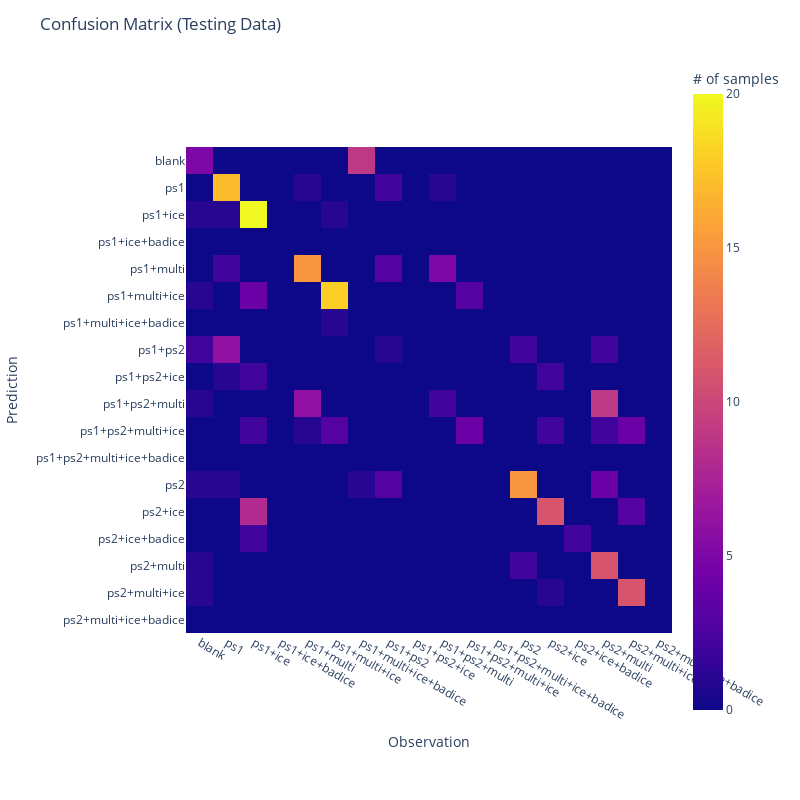
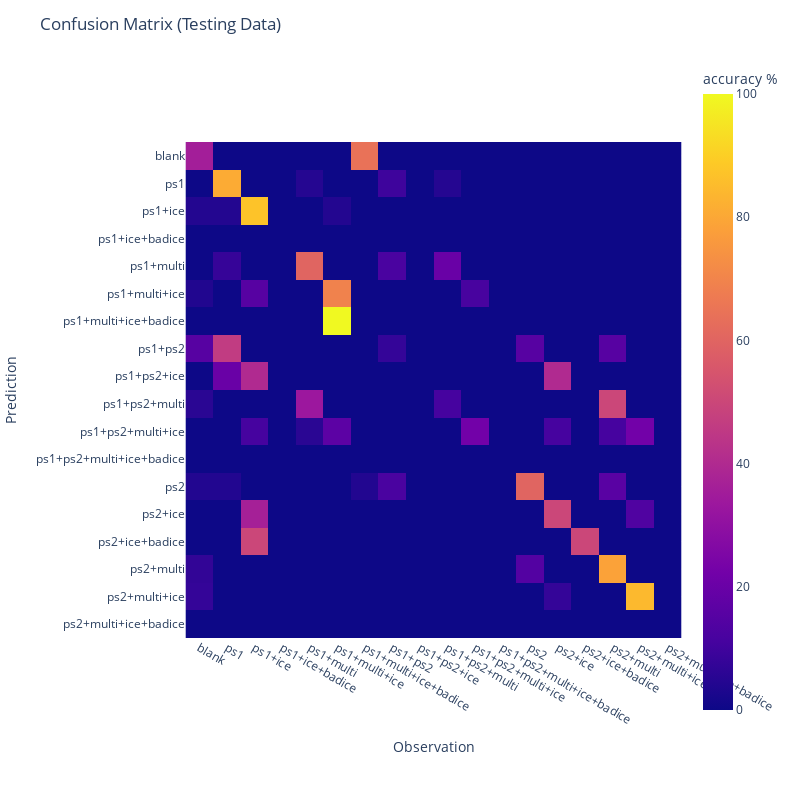

Notebook cell for these charts, in order:
### Code cell
fig1 = px.imshow(cm_df, labels=dict(y="Prediction", x="Observation", color="# of samples"))
fig1.update_yaxes(dtick=1)
fig1.update_xaxes(dtick=1)
fig1.update_layout(title='Confusion Matrix (Testing Data)', width=800, height=800)
fig1.show()

fig2 = px.imshow(cm_df2, labels=dict(y="Prediction", x="Observation", color="accuracy %"))
fig2.update_yaxes(dtick=1)
fig2.update_xaxes(dtick=1)
fig2.update_layout(title='Confusion Matrix (Testing Data)', width=800, height=800)
fig2.show()

### Figure 1 — Plotly figure (JSON) as saved in the notebook; plotly's stock layout.template omitted (floating-point values rounded to 4 significant figures; data arrays with more than 128 entries replaced by an {"elided": "..."} marker saying what was removed)
{"data": [{"coloraxis": "coloraxis", "hovertemplate": "Observation: %{x}<br>Prediction: %{y}<br># of samples: %{z}<extra></extra>", "name": "0", "type": "heatmap", "x": ["blank", "ps1", "ps1+ice", "ps1+ice+badice", "ps1+multi", "ps1+multi+ice", "ps1+multi+ice+badice", "ps1+ps2", "ps1+ps2+ice", "ps1+ps2+multi", "ps1+ps2+multi+ice", "ps1+ps2+multi+ice+badice", "ps2", "ps2+ice", "ps2+ice+badice", "ps2+multi", "ps2+multi+ice", "ps2+multi+ice+badice"], "xaxis": "x", "y": ["blank", "ps1", "ps1+ice", "ps1+ice+badice", "ps1+multi", "ps1+multi+ice", "ps1+multi+ice+badice", "ps1+ps2", "ps1+ps2+ice", "ps1+ps2+multi", "ps1+ps2+multi+ice", "ps1+ps2+multi+ice+badice", "ps2", "ps2+ice", "ps2+ice+badice", "ps2+multi", "ps2+multi+ice", "ps2+multi+ice+badice"], "yaxis": "y", "z": {"elided": "18x18 int values"}}], "layout": {"coloraxis": {"colorbar": {"title": {"text": "# of samples"}}, "colorscale": [[0, "#0d0887"], [0.1111, "#46039f"], [0.2222, "#7201a8"], [0.3333, "#9c179e"], [0.4444, "#bd3786"], [0.5556, "#d8576b"], [0.6667, "#ed7953"], [0.7778, "#fb9f3a"], [0.8889, "#fdca26"], [1, "#f0f921"]]}, "height": 800, "margin": {"t": 60}, "title": {"text": "Confusion Matrix (Testing Data)"}, "width": 800, "xaxis": {"anchor": "y", "autorange": true, "constrain": "domain", "domain": [0, 1], "dtick": 1, "range": [-0.5, 17.5], "scaleanchor": "y", "title": {"text": "Observation"}, "type": "category"}, "yaxis": {"anchor": "x", "autorange": true, "constrain": "domain", "domain": [0.09503, 0.905], "dtick": 1, "range": [17.5, -0.5], "title": {"text": "Prediction"}, "type": "category"}}}

### Figure 2 — Plotly figure (JSON) as saved in the notebook; plotly's stock layout.template omitted (floating-point values rounded to 4 significant figures; data arrays with more than 128 entries replaced by an {"elided": "..."} marker saying what was removed)
{"data": [{"coloraxis": "coloraxis", "hovertemplate": "Observation: %{x}<br>Prediction: %{y}<br>accuracy %: %{z}<extra></extra>", "name": "0", "type": "heatmap", "x": ["blank", "ps1", "ps1+ice", "ps1+ice+badice", "ps1+multi", "ps1+multi+ice", "ps1+multi+ice+badice", "ps1+ps2", "ps1+ps2+ice", "ps1+ps2+multi", "ps1+ps2+multi+ice", "ps1+ps2+multi+ice+badice", "ps2", "ps2+ice", "ps2+ice+badice", "ps2+multi", "ps2+multi+ice", "ps2+multi+ice+badice"], "xaxis": "x", "y": ["blank", "ps1", "ps1+ice", "ps1+ice+badice", "ps1+multi", "ps1+multi+ice", "ps1+multi+ice+badice", "ps1+ps2", "ps1+ps2+ice", "ps1+ps2+multi", "ps1+ps2+multi+ice", "ps1+ps2+multi+ice+badice", "ps2", "ps2+ice", "ps2+ice+badice", "ps2+multi", "ps2+multi+ice", "ps2+multi+ice+badice"], "yaxis": "y", "z": {"elided": "18x18 float values"}}], "layout": {"coloraxis": {"colorbar": {"title": {"text": "accuracy %"}}, "colorscale": [[0, "#0d0887"], [0.1111, "#46039f"], [0.2222, "#7201a8"], [0.3333, "#9c179e"], [0.4444, "#bd3786"], [0.5556, "#d8576b"], [0.6667, "#ed7953"], [0.7778, "#fb9f3a"], [0.8889, "#fdca26"], [1, "#f0f921"]]}, "height": 800, "margin": {"t": 60}, "title": {"text": "Confusion Matrix (Testing Data)"}, "width": 800, "xaxis": {"anchor": "y", "autorange": true, "constrain": "domain", "domain": [0, 1], "dtick": 1, "range": [-0.5, 17.5], "scaleanchor": "y", "title": {"text": "Observation"}, "type": "category"}, "yaxis": {"anchor": "x", "autorange": true, "constrain": "domain", "domain": [0.07927, 0.9207], "dtick": 1, "range": [17.5, -0.5], "title": {"text": "Prediction"}, "type": "category"}}}
